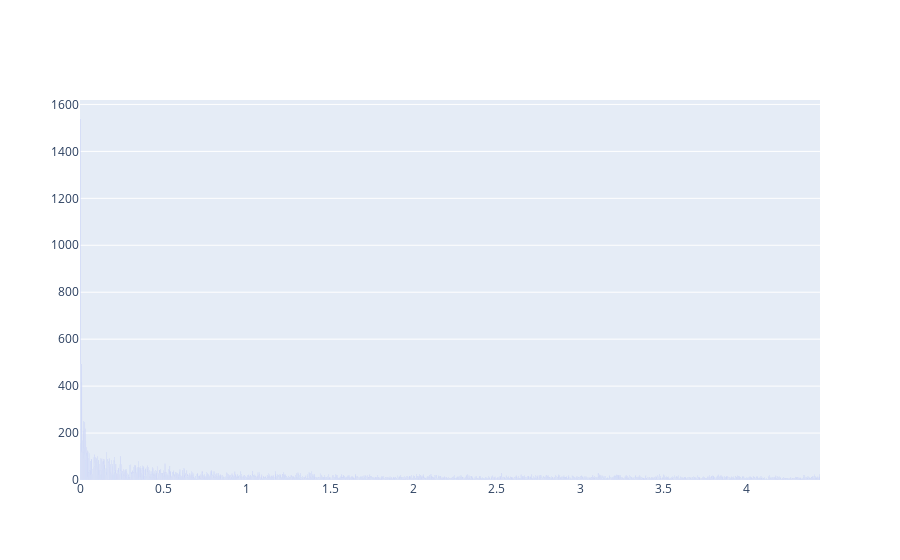

This figure's notebook cell:
### Markdown cell above
#### Fourier transform of absolute acceleration

### Code cell
xf_all, yf_all = calc_fft(df, 'timestamp', '_accelerometer_abs')
plot_fft(xf_all, yf_all)

### Figure 1 — Plotly figure (JSON) as saved in the notebook; plotly's stock layout.template omitted (floating-point values rounded to 4 significant figures; data arrays with more than 128 entries replaced by an {"elided": "..."} marker saying what was removed)
{"data": [{"type": "bar", "x": {"elided": "2276 float values"}, "y": {"elided": "2276 float values"}}], "layout": {}}
